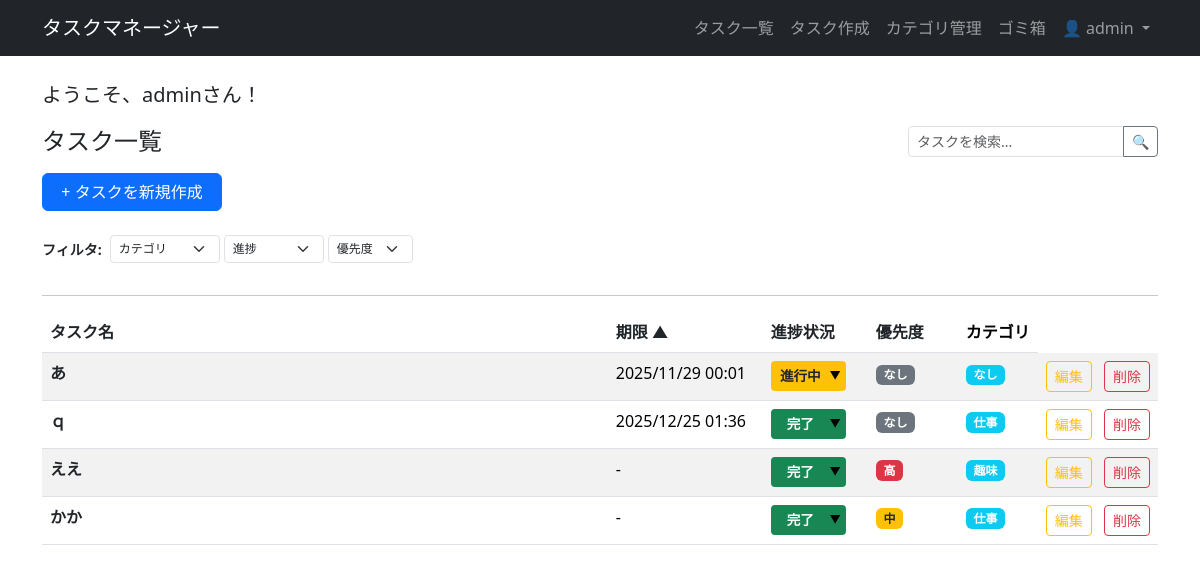
The app's page / (signed in), older data.
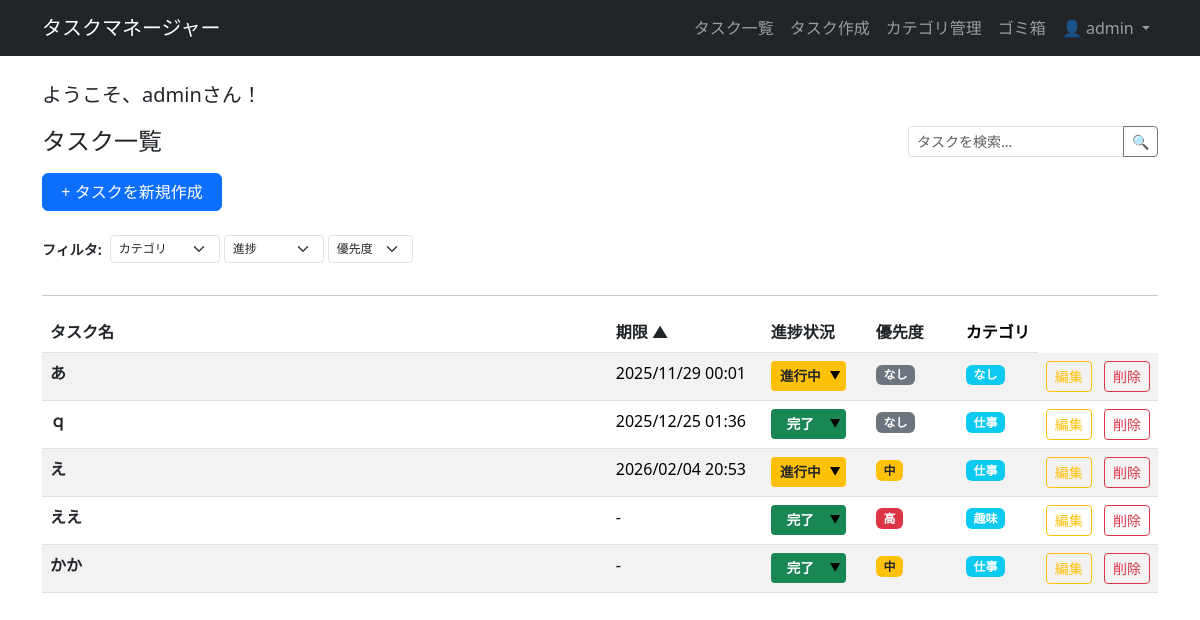
The same page, newer data.
### tasks/models.py (models this page shows, shortened)
class Task(models.Model):
    STATUS_CHOICES = [
        (0, '未着手'),
        (1, '進行中'),
        (2, '完了'),
    ]
    PRIORITY_CHOICES = [
        ('none', 'なし'),
        ('low', '低'),
        ('medium', '中'),
        ('high', '高'),
    ]
    user = models.ForeignKey(User, on_delete=models.CASCADE)
    category = models.ForeignKey(
        Category,
        on_delete=models.SET_NULL,
        null=True,      # DBでNULLを許可
        blank=True,     # フォームで空入力を許可
        verbose_name='カテゴリ'
    )
    title = models.CharField(max_length=200, verbose_name='タイトル')
    description = models.TextField(blank=True, null=True, verbose_name='詳細')
    priority = models.CharField(
        max_length=10,
        choices=PRIORITY_CHOICES,
        default='none',
        verbose_name='優先度'
    )
    status = models.IntegerField(
        choices=STATUS_CHOICES,
        default=0, # デフォルトは「未着手」
        verbose_name='進捗状況'
    )
    due_date = models.DateTimeField(null=True, blank=True, verbose_name='期限')
    is_deleted = models.BooleanField(default=False)
    deleted_at = models.DateTimeField(null=True, blank=True)
    created_at = models.DateTimeField(auto_now_add=True)
    updated_at = models.DateTimeField(auto_now=True)
    class Meta:
        ordering = ['due_date', '-created_at']

class Category(models.Model):
    name = models.CharField(max_length=190)
    user = models.ForeignKey(User, on_delete=models.CASCADE)
    class Meta:
        verbose_name_plural = 'カテゴリ'
        unique_together = ('user', 'name')

### tasks/views.py (the view, shortened to what this page needs)
# urls.py: path('', TaskListView.as_view(), name='home'),
class TaskListView(LoginRequiredMixin, ListView):
    model = Task
    context_object_name = 'tasks' # テンプレートでアクセスする変数名
    template_name = 'tasks/home.html'
    def get_queryset(self):
        queryset = Task.objects.filter(
            user=self.request.user,
            is_deleted=False
        )
        category_id = self.request.GET.get('category')
        status_filter = self.request.GET.get('status')
        priority_filter = self.request.GET.get('priority')
        search_query = self.request.GET.get('q')
        if category_id:
            if category_id == 'none': # URLに 'category=none' が指定された場合
                queryset = queryset.filter(category__isnull=True) # カテゴリがNULLのタスクをフィルタ
            elif category_id.isdigit():
                queryset = queryset.filter(category__id=category_id) # 特定のカテゴリIDでフィルタ
        if status_filter and status_filter.isdigit():
            queryset = queryset.filter(status=int(status_filter))
        if priority_filter:
             queryset = queryset.filter(priority=priority_filter)
        if search_query:
            queryset = queryset.filter(
                Q(title__icontains=search_query) | Q(description__icontains=search_query)
            )
        sort_key = self.request.GET.get('sort', 'due_date') # デフォルトは期限
        order = self.request.GET.get('order', 'asc') # デフォルトは昇順
        valid_sort_keys = {
            'due_date': 'due_date',
            'title': 'title',
            'status': 'status',
            'priority': 'priority',
            'created_at': 'created_at',
        }
        if sort_key in valid_sort_keys:
            field_name = valid_sort_keys[sort_key]
            if sort_key == 'priority':
                queryset = queryset.annotate(
                    priority_order=Case(
                        When(priority='high', then=Value(3)),
                        When(priority='medium', then=Value(2)),
                        When(priority='low', then=Value(1)),
                        When(priority='none', then=Value(0)),
                        default=Value(0),
                        output_field=IntegerField()
                    )
                )
                if order == 'asc':
                    queryset = queryset.order_by('priority_order', 'due_date', '-created_at')
                else:
                    queryset = queryset.order_by('-priority_order', 'due_date', '-created_at')
            elif sort_key == 'due_date':
                queryset = queryset.annotate(
                    due_date_null=Case(
                        When(due_date__isnull=True, then=Value(True)),
                        default=Value(False),
                        output_field=BooleanField()
                    )
                )
                if order == 'asc':
                    queryset = queryset.order_by('due_date_null', 'due_date', '-created_at')
                else:
                    queryset = queryset.order_by('-due_date_null', '-due_date', '-created_at')
            else:
                if order == 'desc':
                    field_name = '-' + field_name
                queryset = queryset.order_by(field_name, '-created_at')
        return queryset
    def get_context_data(self, **kwargs):
        context = super().get_context_data(**kwargs)
        context['categories'] = Category.objects.filter(user=self.request.user).order_by('name')
        current_category_filter = self.request.GET.get('category')
        context['current_category_filter'] = current_category_filter
        if current_category_filter and current_category_filter.isdigit():
            try:
                context['selected_category'] = Category.objects.get(
                    pk=current_category_filter,
                    user=self.request.user
                )
            except Category.DoesNotExist:
                context['selected_category'] = None
        else:
            context['selected_category'] = None
        context['status_choices'] = Task.STATUS_CHOICES
        context['current_status_filter'] = self.request.GET.get('status')
        context['priority_choices'] = Task.PRIORITY_CHOICES
        context['current_priority_filter'] = self.request.GET.get('priority')
        context['current_search_query'] = self.request.GET.get('q')
        context['sort_headers'] = {
            'title': 'タスク名',
            'due_date': '期限',
            'status': '進捗状況',
            'priority': '優先度',
        }
        context['current_sort_key'] = self.request.GET.get('sort', 'due_date')
        context['current_order'] = self.request.GET.get('order', 'asc')
        return context

### tasks/templates/tasks/home.html (shortened to what this page needs)
{% extends "base.html" %}
{% block content %}
    <div class="mb-3">
        <p class="lead">ようこそ、{{ user.username }}さん！</p>
    </div>
    <div class="d-flex justify-content-between align-items-center mb-3 flex-nowrap">
        <h1 class="mb-0 fs-4 text-nowrap me-2">タスク一覧</h1>
        <form method="get" action="{% url 'home' %}" class="flex-grow-1 d-flex justify-content-end" style="max-width: 250px;">
            <div class="input-group input-group-sm">
                <input
                    type="search"
                    name="q"
                    class="form-control"
                    placeholder="タスクを検索..."
                    value="{{ current_search_query|default:'' }}"
                >
                <button class="btn btn-outline-secondary" type="submit">🔍</button>
            </div>
        </form>
    </div>
    <div class="mb-4">
        <a href="{% url 'task_create' %}"
           class="btn btn-primary text-nowrap"
           style="width: 180px; display: block; font-weight: 400;">
            + タスクを新規作成
        </a>
    </div>
    <div class="mb-4">
        <form method="get" id="filter-form" class="d-flex align-items-center flex-nowrap overflow-auto pb-2">
            <span class="fw-bold small me-2 text-nowrap">フィルタ:</span>
            <div class="me-1">
                <select class="form-select form-select-sm" name="category" onchange="this.form.submit();" style="width: 110px; font-size: 0.75rem;">
                    <option value="">カテゴリ</option>
                </select>
            </div>
            <div class="me-1">
                <select class="form-select form-select-sm" name="status" onchange="this.form.submit();" style="width: 100px; font-size: 0.75rem;">
                    <option value="">進捗</option>
                </select>
            </div>
            <div>
                <select class="form-select form-select-sm" name="priority" onchange="this.form.submit();" style="width: 85px; font-size: 0.75rem;">
                    <option value="">優先度</option>
                </select>
            </div>
        </form>
    </div>
    <hr>
    {% if tasks %}
        <div class="table-responsive">
            <table class="table table-striped table-hover table-tasks">
                <thead>
                    <tr>
                        {% with current_sort=current_sort_key current_order=current_order %}
                            {% for key, label in sort_headers.items %}
                                <th scope="col" class="text-nowrap">
                                    <a href="?sort={{ key }}&order={% if current_sort == key and current_order == 'asc' %}desc{% else %}asc{% endif %}" class="text-decoration-none text-dark d-flex align-items-center">
                                        {{ label }}
                                        {% if current_sort == key %}
                                            <span class="ms-1">{% if current_order == 'asc' %}▲{% else %}▼{% endif %}</span>
                                        {% endif %}
                                    </a>
                                </th>
                            {% endfor %}
                        {% endwith %}
                        <th scope="col" class="text-nowrap">カテゴリ</th>
                    </tr>
                </thead>
                <tbody>
                    {% for task in tasks %}
                        <tr>
                            <td>
                                <a href="{% url 'task_detail' task.pk %}" class="fw-bold text-decoration-none text-dark stretched-link-task">
                                    {{ task.title }}
                                </a>
                            </td>
                            <td class="text-nowrap">{{ task.due_date|date:"Y/m/d H:i"|default:"-" }}</td>
                            <td>
                                <form action="{% url 'task_update_status' task.pk %}" method="post">
                                    <div class="select-wrapper">
                                        <select name="new_status" class="status-select" onchange="updateSelectColor(this); this.form.submit()">
                                            {% for status_id, status_name in status_choices %}
                                                <option value="{{ status_id }}" {% if status_id == task.status %}selected{% endif %}
                                                        data-color="{% if status_id == 0 %}danger{% elif status_id == 1 %}warning{% else %}success{% endif %}">
                                                    {{ status_name }}
                                                </option>
                                            {% endfor %}
                                        </select>
                                    </div>
                                </form>
                            </td>
                            <td>
                                {% if task.priority == 'high' %}<span class="badge bg-danger">高</span>
                                {% elif task.priority == 'medium' %}<span class="badge bg-warning text-dark">中</span>
                                {% elif task.priority == 'low' %}<span class="badge bg-success">低</span>
                                {% else %}<span class="badge bg-secondary">なし</span>{% endif %}
                            </td>
                            <td><span class="badge bg-info text-nowrap">{{ task.category.name|default:"なし" }}</span></td>
                            <td class="text-end text-nowrap" style="position: relative; z-index: 2;">
                                <a href="{% url 'task_update' task.pk %}" class="btn btn-sm btn-outline-warning me-2">編集</a>
                                <form action="{% url 'task_delete' task.pk %}" method="post" style="display:inline;">
                                    <button type="submit" onclick="return confirm('本当に削除しますか？');" class="btn btn-sm btn-outline-danger">削除</button>
                                </form>
                            </td>
                        </tr>
                    {% endfor %}
                </tbody>
            </table>
        </div>
    {% else %}
        <div class="alert alert-info">現在のタスクはありません。</div>
    {% endif %}
{% endblock content %}

### templates/base.html (shortened to what this page needs)
<!DOCTYPE html>
<html lang="ja">
<head>
    <link href="https://cdn.jsdelivr.net/npm/bootstrap@5.3.3/dist/css/bootstrap.min.css" rel="stylesheet">
</head>
<body>
    <nav class="navbar navbar-expand-lg navbar-dark bg-dark fixed-top">
        <div class="container">
            <a class="navbar-brand" href="{% url 'home' %}">タスクマネージャー</a>
            <div class="collapse navbar-collapse" id="navbarNav">
                <ul class="navbar-nav ms-auto">
                    {% if user.is_authenticated %}
                        <li class="nav-item"><a class="nav-link" href="{% url 'home' %}">タスク一覧</a></li>
                        <li class="nav-item"><a class="nav-link" href="{% url 'task_create' %}">タスク作成</a></li>
                        <li class="nav-item"><a class="nav-link" href="{% url 'category_list' %}">カテゴリ管理</a></li>
                        <li class="nav-item"><a class="nav-link" href="{% url 'trash' %}">ゴミ箱</a></li>
                        <li class="nav-item dropdown">
                            <a class="nav-link dropdown-toggle" href="#" id="userDropdown" role="button" data-bs-toggle="dropdown" aria-expanded="false">
                                👤 {{ user.username }}
                            </a>
                        </li>
                    {% else %}
                        <li class="nav-item"><a class="nav-link btn btn-primary me-2" href="{% url 'login' %}">ログイン</a></li>
                        <li class="nav-item"><a class="nav-link btn btn-success" href="{% url 'register' %}">ユーザー登録</a></li>
                    {% endif %}
                </ul>
            </div>
        </div>
    </nav>
    <div class="container mt-4">
        {% block content %}
        {% endblock %}
    </div>
</body>
</html>

### templates/base.html (style rules this page uses)
body { padding-top: 56px; }

### tasks/templates/tasks/home.html (style rules this page uses)
.status-select { padding: 0.25rem 0.5rem; padding-right: 1.5rem !important; font-size: 0.85rem !important; background-color: transparent !important; color: #212529; font-weight: bold; border: 1px solid transparent; border-radius: 0.25rem; cursor: pointer; appearance: none; text-align: center; }
.bg-warning-select { background-color: #ffc107 !important; color: #212529; }
.bg-success-select { background-color: #198754 !important; color: white; }
.select-wrapper { position: relative; display: inline-block; }
.select-wrapper::after { content: '▼'; position: absolute; top: 50%; right: 5px; transform: translateY(-50%); pointer-events: none; font-size: 0.7em; color: inherit; }
.table-tasks thead th:first-child { width: 100%; }
.table-tasks thead th:nth-child(2) { min-width: 155px; }
.table-tasks thead th:nth-child(3) { min-width: 105px; }
.table-tasks thead th:nth-child(4) { min-width: 90px; }
.table-tasks tbody td { position: relative; }
.table-tasks tbody td a.stretched-link-task::after { content: ""; position: absolute; top: 0; bottom: 0; left: 0; right: 0; z-index: 1; pointer-events: auto; }

Row changes from the older to the newer data that the page shows:
added Task: title "え", due_date "2026/02/04 20:53", new_status "進行中", priority "中", category.name "仕事"
